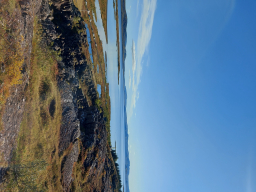
#> input picture uploads-256/20220911_153317.jpg, 256 x 192 px
$ python image_resize.py uploads-256 uploads-256/20220911_153317.jpg
#> lines starting #> are read from the running program, lines starting #| are printed output that depends on the picture
import cv2
import sys
import os
import math
from tqdm import tqdm

ROOT_PATH = sys.argv[1]
NEW_PATH = sys.argv[2]
SIZE = 512

file_names = os.listdir(ROOT_PATH)
file_names = [os.path.join(ROOT_PATH, f) for f in file_names]

for f in tqdm(file_names):
    img = cv2.imread(f)
#> img is the input picture: shape (192, 256, 3); mean B, G, R 141.5, 119.6, 93.5

    try:
        height, width, c = img.shape
#> height = 192; width = 256; c = 3

        if (width > height):
            new_dim = (math.floor(width*SIZE/height), SIZE)
#> new_dim = (682, 512)
        else:
            new_dim = (SIZE, math.floor(height*SIZE/width))

        resized_img = cv2.resize(img, new_dim)
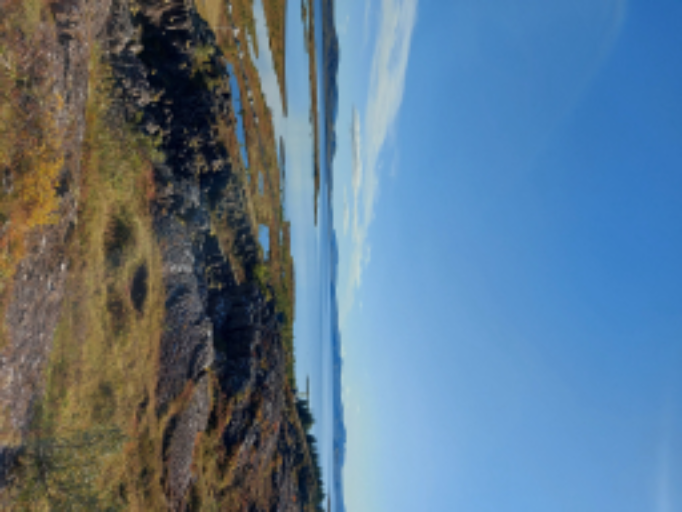
#> resized_img: shape (512, 682, 3); mean B, G, R 141.4, 119.5, 93.4

        cv2.imwrite(f.replace(ROOT_PATH, NEW_PATH), resized_img)
    except:
        pass
#> pass 2 of the loop `for f in tqdm(file_names):`:
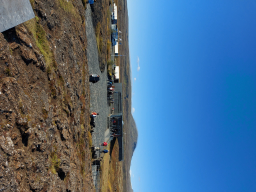
#> input picture uploads-256/20220911_153321.jpg, 256 x 192 px
#> img is the input picture: shape (192, 256, 3); mean B, G, R 139.2, 109.3, 76.9
#> `resized_img = cv2.resize(img, new_dim)`:
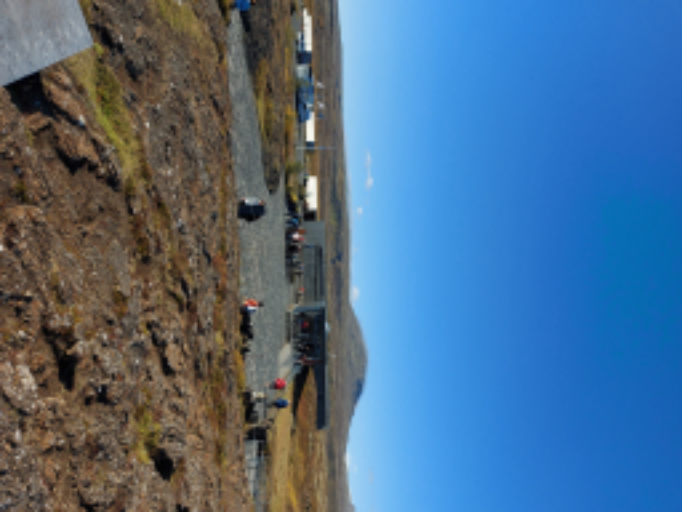
#> resized_img: shape (512, 682, 3); mean B, G, R 139.1, 109.2, 76.8
#    cv2.imshow('Img', resized_img)
#    cv2.waitKey(0)
